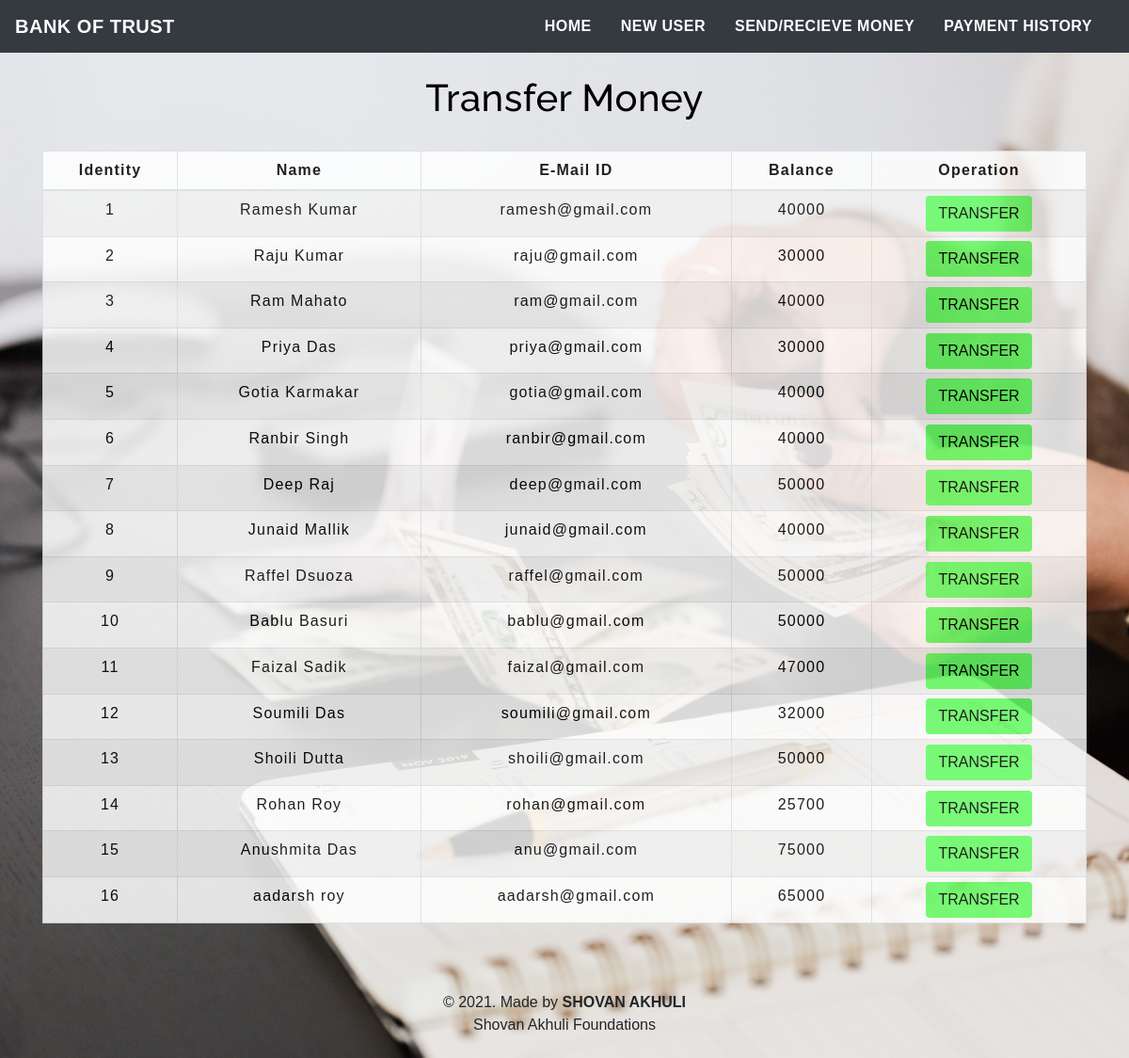
The app's page /transfermoney.php with its own data.
### tables this page shows
CREATE TABLE `users` (
  `id` int(3) NOT NULL,
  `name` text NOT NULL,
  `email` varchar(30) NOT NULL,
  `balance` int(8) NOT NULL
);

### transfermoney.php (the view, shortened to what this page needs)
<!DOCTYPE html>
<html lang="en">
<head>
    <link rel="stylesheet" href="https://maxcdn.bootstrapcdn.com/bootstrap/4.0.0/css/bootstrap.min.css">
    <link rel="stylesheet" type="text/css" href="css/table.css">
    <link rel="stylesheet" type="text/css" href="css/navbar.css">
</head>
<body style="background-image: url('SEND2.jpg');background-size:cover;">
<?php
    include 'config.php';
    $sql = "SELECT * FROM users";
    $result = mysqli_query($conn,$sql);
?>
<?php
  include 'navbar.php';
?>
<div class="container">
        <h2 class="text-center pt-4" style="color : black;">Transfer Money</h2>
        <br>
            <div class="row">
                <div class="col">
                    <div class="table-responsive-sm">
                    <table class="table table-hover table-sm table-striped table-condensed table-bordered" style="border-color:black ;background-color:white;">
                        <thead style="color : black;">
                            <tr>
                            <th scope="col" class="text-center py-2">Identity</th>
                            <th scope="col" class="text-center py-2">Name</th>
                            <th scope="col" class="text-center py-2">E-Mail ID</th>
                            <th scope="col" class="text-center py-2">Balance</th>
                            <th scope="col" class="text-center py-2">Operation</th>
                            </tr>
                        </thead>
                        <tbody>
                <?php
                    while($rows=mysqli_fetch_assoc($result)){
                ?>
                    <tr style="color : black;">
                        <td class="py-2"><?php echo $rows['id'] ?></td>
                        <td class="py-2"><?php echo $rows['name']?></td>
                        <td class="py-2"><?php echo $rows['email']?></td>
                        <td class="py-2"><?php echo $rows['balance']?></td>
                        <td><a href="selecteduserdetail.php?id= <?php echo $rows['id'] ;?>"> <button type="button" class="btn" style="background-color : #66ff66;">TRANSFER</button></a></td>
                    </tr>
                <?php
                    }
                ?>
                        </tbody>
                    </table>
                    </div>
                </div>
            </div>
         </div>
         <footer class="text-center mt-5 py-2">
            <p>&copy 2021. Made by <b>SHOVAN AKHULI</b> <br> Shovan Akhuli Foundations</p>
        </footer>
</body>
</html>

### navbar.php (shortened to what this page needs)
<nav class="navbar navbar-expand-md navbar-light bg-dark" >
<a class="navbar-brand" href="index.php" style="color : White;" ><b>BANK OF TRUST</b></a>
<div class="collapse navbar-collapse" id="collapsibleNavbar" >
      <ul class="navbar-nav ml-auto">
        <li class="nav-item">
          <a class="nav-link" href="index.php" style="color : White;"><b>HOME</b></a>
        </li>
        <li class="nav-item">
          <a class="nav-link" href="createuser.php" style="color : White;"><b>NEW USER</b></a>
        </li>
        <li class="nav-item">
          <a class="nav-link" href="transfermoney.php" style="color : White;"><b>SEND/RECIEVE MONEY</b></a>
        </li>
        <li class="nav-item">
          <a class="nav-link" href="transactionhistory.php" style="color : White;"><b>PAYMENT HISTORY </b></a>
        </li>
    </div>
 </nav>

### css/table.css (style rules this page uses)
* { padding: 0; margin: 0; box-sizing: border-box; font-family: sans-serif; }
h2 { font-size: 40px; }
table { letter-spacing: 1.2px; }
td { text-align: center; }
button { border:none; background: #d9d9d9; transition: 1s; }

### css/navbar.css (style rules this page uses)
.nav-link { margin-right: 15px; color:#2F363F; letter-spacing: 0.5px; transition: 0.5s; }
.navbar-brand { color: #4C4B4B; letter-spacing: 0.5px; }
h2 { color: #4C4B4B; letter-spacing: 0.5px; font-family: raleway; }

### transfermoney.php (style rules this page uses)
button { transition: 1.5s; }
.row { opacity: 0.85; }

### records on screen
users: id "1", name "Ramesh Kumar", email "ramesh@gmail.com", balance "40000"
users: id "2", name "Raju Kumar", email "raju@gmail.com", balance "30000"
users: id "3", name "Ram Mahato", email "ram@gmail.com", balance "40000"
users: id "4", name "Priya Das", email "priya@gmail.com", balance "30000"
users: id "5", name "Gotia Karmakar", email "gotia@gmail.com", balance "40000"
users: id "6", name "Ranbir Singh", email "ranbir@gmail.com", balance "40000"
users: id "7", name "Deep Raj", email "deep@gmail.com", balance "50000"
users: id "8", name "Junaid Mallik", email "junaid@gmail.com", balance "40000"
users: id "9", name "Raffel Dsuoza", email "raffel@gmail.com", balance "50000"
users: id "10", name "Bablu Basuri", email "bablu@gmail.com", balance "50000"
users: id "11", name "Faizal Sadik", email "faizal@gmail.com", balance "47000"
users: id "12", name "Soumili Das", email "soumili@gmail.com", balance "32000"
users: id "13", name "Shoili Dutta", email "shoili@gmail.com", balance "50000"
users: id "14", name "Rohan Roy", email "rohan@gmail.com", balance "25700"
users: id "15", name "Anushmita Das", email "anu@gmail.com", balance "75000"
users: id "16", name "aadarsh roy", email "aadarsh@gmail.com", balance "65000"
